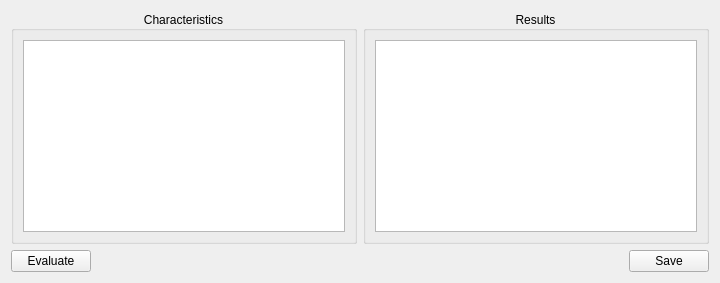
      <widget class="QWidget" name="characteristics_tab">
       <property name="toolTip">
        <string/>
       </property>
       <attribute name="title">
        <string>Characteristics</string>
       </attribute>
       <attribute name="toolTip">
        <string>&lt;!DOCTYPE HTML PUBLIC &quot;-//W3C//DTD HTML 4.0//EN&quot; &quot;http://www.w3.org/TR/REC-html40/strict.dtd&quot;&gt;
&lt;html&gt;&lt;head&gt;&lt;meta name=&quot;qrichtext&quot; content=&quot;1&quot; /&gt;&lt;style type=&quot;text/css&quot;&gt;
p, li { white-space: pre-wrap; }
&lt;/style&gt;&lt;/head&gt;&lt;body style=&quot; font-family:'MS Shell Dlg 2'; font-size:8.25pt; font-weight:400; font-style:normal;&quot;&gt;
&lt;p style=&quot; margin-top:0px; margin-bottom:0px; margin-left:0px; margin-right:0px; -qt-block-indent:0; text-indent:0px;&quot;&gt;&lt;span style=&quot; font-size:8pt; font-weight:600; color:#356a9f;&quot;&gt;Evaluate basic chatacteristics of current image&lt;/span&gt;&lt;/p&gt;&lt;/body&gt;&lt;/html&gt;</string>
       </attribute>
       <layout class="QGridLayout" name="gridLayout_12">
        <item row="0" column="0" colspan="2">
         <widget class="QGroupBox" name="groupBox_4">
          <property name="title">
           <string>Characteristics</string>
          </property>
          <property name="alignment">
           <set>Qt::AlignCenter</set>
          </property>
          <layout class="QHBoxLayout" name="horizontalLayout_2">
           <item>
            <widget class="BasicListView" name="ChrList">
             <property name="editTriggers">
              <set>QAbstractItemView::NoEditTriggers</set>
             </property>
             <property name="tabKeyNavigation">
              <bool>true</bool>
             </property>
             <property name="selectionMode">
              <enum>QAbstractItemView::MultiSelection</enum>
             </property>
             <property name="iconSize">
              <size>
               <width>20</width>
               <height>20</height>
              </size>
             </property>
             <property name="flow">
              <enum>QListView::TopToBottom</enum>
             </property>
             <property name="viewMode">
              <enum>QListView::ListMode</enum>
             </property>
            </widget>
           </item>
          </layout>
         </widget>
        </item>
        <item row="0" column="2" colspan="2">
         <widget class="QGroupBox" name="groupBox_5">
          <property name="title">
           <string>Results</string>
          </property>
          <property name="alignment">
           <set>Qt::AlignCenter</set>
          </property>
          <layout class="QHBoxLayout" name="horizontalLayout_3">
           <item>
            <widget class="CharacteristicsTable" name="ChResultsTable">
             <property name="minimumSize">
              <size>
               <width>0</width>
               <height>0</height>
              </size>
             </property>
             <property name="horizontalScrollBarPolicy">
              <enum>Qt::ScrollBarAsNeeded</enum>
             </property>
             <property name="editTriggers">
              <set>QAbstractItemView::NoEditTriggers</set>
             </property>
             <property name="alternatingRowColors">
              <bool>true</bool>
             </property>
             <property name="selectionBehavior">
              <enum>QAbstractItemView::SelectRows</enum>
             </property>
             <property name="horizontalScrollMode">
              <enum>QAbstractItemView::ScrollPerPixel</enum>
             </property>
             <property name="sortingEnabled">
              <bool>true</bool>
             </property>
             <attribute name="horizontalHeaderCascadingSectionResizes">
              <bool>true</bool>
             </attribute>
             <attribute name="horizontalHeaderDefaultSectionSize">
              <number>100</number>
             </attribute>
             <attribute name="horizontalHeaderMinimumSectionSize">
              <number>100</number>
             </attribute>
             <attribute name="horizontalHeaderShowSortIndicator" stdset="0">
              <bool>true</bool>
             </attribute>
             <attribute name="horizontalHeaderStretchLastSection">
              <bool>true</bool>
             </attribute>
             <attribute name="verticalHeaderCascadingSectionResizes">
              <bool>true</bool>
             </attribute>
             <attribute name="verticalHeaderDefaultSectionSize">
              <number>36</number>
             </attribute>
             <attribute name="verticalHeaderMinimumSectionSize">
              <number>36</number>
             </attribute>
             <attribute name="verticalHeaderShowSortIndicator" stdset="0">
              <bool>false</bool>
             </attribute>
             <attribute name="verticalHeaderStretchLastSection">
              <bool>false</bool>
             </attribute>
            </widget>
           </item>
          </layout>
         </widget>
        </item>
        <item row="1" column="0">
         <widget class="QPushButton" name="evaluateParams">
          <property name="sizePolicy">
           <sizepolicy hsizetype="Fixed" vsizetype="Fixed">
            <horstretch>1</horstretch>
            <verstretch>0</verstretch>
           </sizepolicy>
          </property>
          <property name="minimumSize">
           <size>
            <width>0</width>
            <height>0</height>
           </size>
          </property>
          <property name="maximumSize">
           <size>
            <width>16777215</width>
            <height>16777215</height>
           </size>
          </property>
          <property name="sizeIncrement">
           <size>
            <width>0</width>
            <height>0</height>
           </size>
          </property>
          <property name="baseSize">
           <size>
            <width>0</width>
            <height>0</height>
           </size>
          </property>
          <property name="layoutDirection">
           <enum>Qt::LeftToRight</enum>
          </property>
          <property name="text">
           <string>Evaluate</string>
          </property>
         </widget>
        </item>
        <item row="1" column="1">
         <spacer name="horizontalSpacer_4">
          <property name="orientation">
           <enum>Qt::Horizontal</enum>
          </property>
          <property name="sizeHint" stdset="0">
           <size>
            <width>260</width>
            <height>20</height>
           </size>
          </property>
         </spacer>
        </item>
        <item row="1" column="2">
         <spacer name="horizontalSpacer_3">
          <property name="orientation">
           <enum>Qt::Horizontal</enum>
          </property>
          <property name="sizeHint" stdset="0">
           <size>
            <width>260</width>
            <height>20</height>
           </size>
          </property>
         </spacer>
        </item>
        <item row="1" column="3">
         <widget class="QPushButton" name="saveParams">
          <property name="sizePolicy">
           <sizepolicy hsizetype="Fixed" vsizetype="Fixed">
            <horstretch>1</horstretch>
            <verstretch>0</verstretch>
           </sizepolicy>
          </property>
          <property name="text">
           <string>Save</string>
          </property>
         </widget>
        </item>
       </layout>
      </widget>
